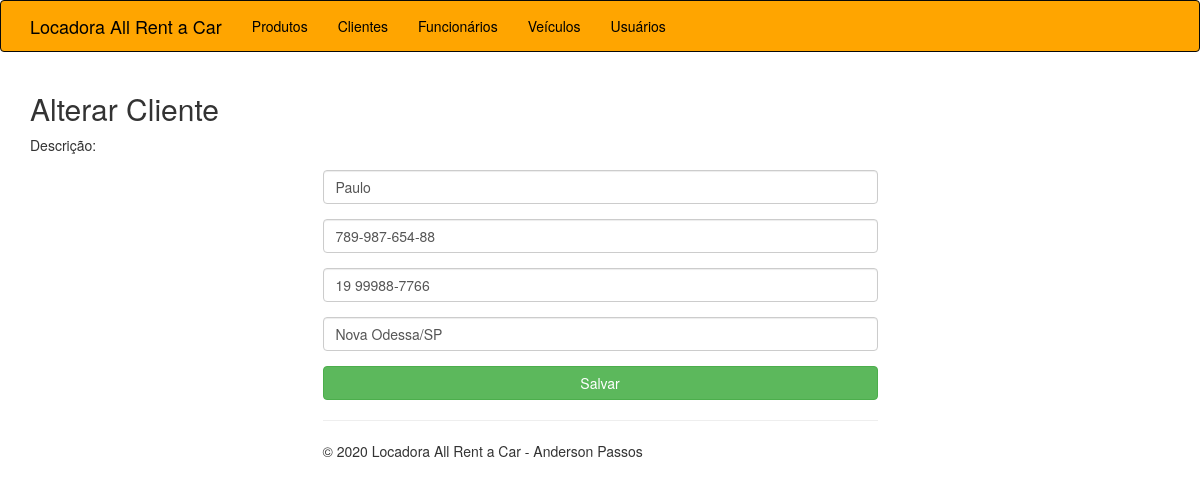
Page /clientes-editar.php?CODIGO=9 on the committed database.
### tables this page shows
CREATE TABLE `tb_clientes` (
  `id` int(11) NOT NULL,
  `nome` varchar(30) NOT NULL,
  `cpf` varchar(14) NOT NULL,
  `telefone` varchar(15) NOT NULL,
  `endereco` varchar(50) NOT NULL
);

### classes/Cliente.php (called while the page is built, shortened)
<?php
class Cliente{
    public function lista1Cliente($id){
        $conexao = new PDO("mysql:host=127.0.0.1;dbname=banco","root","");
        $query = "SELECT id, nome, cpf, telefone, endereco FROM tb_clientes WHERE id = ". $id;
        $resultado = $conexao->query($query);
        $lista = $resultado->fetchAll();
        foreach($lista as $linha){
            return $linha;
        }
    }
}

### clientes-editar.php (the view, shortened to what this page needs)
<?php
    $id = $_GET['CODIGO'];
    require_once 'cabecalho.php';
    require_once 'classes\Cliente.php';
    $cliente = new  Cliente();
    $linha = $cliente->lista1Cliente($id);
?>
    <h2> Alterar Cliente</h2>
    <form name="alterar-cliente" action="clientes-editar-post.php" method="post">
        Descrição:
        <div class="row">
        <div class="col-md-6 col-md-offset-3">
        <div class="form-group">
        <input name="nome" value="<?php echo $linha['nome'];?>" class="form-control">
        </div>
        <div class="form-group">
        <input name="cpf" value="<?php echo $linha['cpf'];?> " class="form-control">
        </div>
        <div class="form-group">
        <input name="telefone" value="<?php echo $linha['telefone'];?>" class="form-control">
        </div>
        <div class="form-group">
        <input name="endereco" value="<?php echo $linha['endereco'];?>"class="form-control">
        </div>
        <div class="form-group">
        <input type="submit" class="btn btn-success btn-block" value="Salvar">
        </div>
        <div>
    </form>
<?php require_once 'rodape.php' ?>

### rows in the picture
tb_clientes: nome "Paulo", cpf "789-987-654-88", telefone "19 99988-7766", endereco "Nova Odessa/SP"
